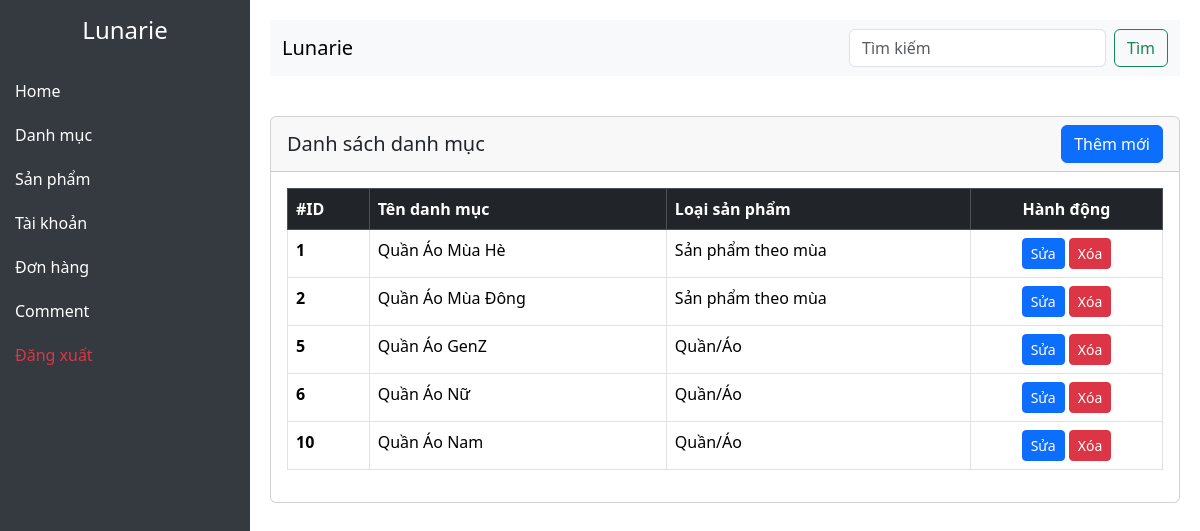
Screenshot of /admin/?ctl=listdm with the database file from the repository.
### tables this page shows
CREATE TABLE `categories` (
  `id` int NOT NULL,
  `cate_name` varchar(255) NOT NULL,
  `type` tinyint(1) NOT NULL,
  `soft_delete` tinyint(1) NOT NULL DEFAULT '0'
);

### common/function.php (called while the page is built, shortened)
<?php
function view($path_view, $data = [])
{
    extract($data);
    $path_view = str_replace(".", "/", $path_view);
    include_once ROOT_DIR . "views/$path_view.php";
}

### controllers/admin/AdminCategoryController.php (called while the page is built, shortened)
<?php
class AdminCategoryController
{
    public function index()
    {
        $categories = (new Category)->all();
        return view('admin.categories.list', compact('categories', 'message'));
    }
}

### admin/index.php (called while the page is built, shortened)
<?php
require_once __DIR__ . "/../common/function.php";
require_once __DIR__ . "/../models/BaseModel.php";
require_once __DIR__ . "/../models/Category.php";
require_once __DIR__ . "/../controllers/admin/AdminCategoryController.php";
$ctl = $_GET['ctl'] ?? "";
match ($ctl) {
    '' => view("admin.dashboard"),
    'listsp' => (new AdminProductController)->index(),
    'addsp' => (new AdminProductController)->create(),
    'storesp' => (new AdminProductController)->store(),
    'editsp' => (new AdminProductController)->edit(),
    'updatesp' => (new AdminProductController)->update(),
    'deletesp' => (new AdminProductController)->delete(),
    'listdm' => (new AdminCategoryController)->index(),
    'adddm' => (new AdminCategoryController)->add(),
    'storedm' => (new AdminCategoryController)->store(),
    'editdm' => (new AdminCategoryController)->edit(),
    'updatedm' => (new AdminCategoryController)->update(),
    'deletedm' => (new AdminCategoryController)->delete(),
    default => view('errors.404'),
    'listuser' =>(new AuthController)->index(),
    'updateuser' => (new AuthController)->updateActive(),
    'list-order' => (new OrderController)->index(),
    'detail-order'=>(new OrderController)->showOrder(),
    'logout' =>(new DashboardController)->logout(),
    'productcomment'=>(new CommentController)->index(),
    'comment-detail'=>(new CommentController)->list(),
    'active-comment'=>(new CommentController)->updateActive(),
};

### models/BaseModel.php (called while the page is built, shortened)
<?php
class BaseModel
{
    public function __construct()
    {
        try {
            $this->conn = new PDO("mysql:host=localhost; dbname=duan1.moi; charset=utf8; port=3306", "root", "");
        } catch (PDOException $e) {
            echo "Lỗi kết nối CSDL: " . $e->getMessage();
        }
    }
}

### models/Category.php (called while the page is built, shortened)
<?php
class Category extends BaseModel
{
    public function all()
    {
        $sql = "SELECT * FROM categories WHERE soft_delete=0";
        $stmt = $this->conn->prepare($sql);
        $stmt->execute();
        return $stmt->fetchAll(PDO::FETCH_ASSOC);
    }
}

### views/admin/categories/list.php (the view, shortened to what this page needs)
<?php include_once ROOT_DIR . "views/admin/header.php" ?>
<div class="content">
    <div class="card">
        <div class="card-header d-flex justify-content-between align-items-center">
            <h5 class="mb-0">Danh sách danh mục</h5>
            <a href="<?= ADMIN_URL . '?ctl=adddm' ?>" class="btn btn-primary">Thêm mới</a>
        </div>
        <div class="card-body">
            <table class="table table-bordered">
                <thead class="table-dark">
                    <tr>
                        <th scope="col">#ID</th>
                        <th scope="col">Tên danh mục</th>
                        <th scope="col">Loại sản phẩm</th>
                        <th scope="col" class="text-center">Hành động</th>
                    </tr>
                </thead>
                <tbody>
                    <?php foreach ($categories as $cate): ?>
                        <tr>
                            <th scope="row"><?= $cate['id'] ?></th>
                            <td><?= $cate['cate_name'] ?></td>
                            <td><?= $cate['type'] ? 'Quần/Áo' : 'Sản phẩm theo mùa' ?></td>
                            <td class="text-center">
                                <a href="<?= ADMIN_URL . '?ctl=editdm&id=' . $cate['id'] ?>" class="btn btn-primary btn-sm">Sửa</a>
                                <a href="<?= ADMIN_URL . '?ctl=deletedm&id=' . $cate['id'] ?>" class="btn btn-danger btn-sm" onclick="return confirm('Bạn có muốn xóa không?')">Xóa</a>
                            </td>
                        </tr>
                    <?php endforeach ?>
                </tbody>
            </table>
        </div>
    </div>
</div>
<?php include_once ROOT_DIR . "views/admin/footer.php" ?>

### views/admin/header.php (style rules this page uses)
body { min-height: 100vh; display: flex; flex-direction: column; }
.content { margin-left: 250px; padding: 20px; }

### rows the page displays
categories: id "1", cate_name "Quần Áo Mùa Hè", type "Sản phẩm theo mùa"
categories: id "2", cate_name "Quần Áo Mùa Đông", type "Sản phẩm theo mùa"
categories: id "5", cate_name "Quần Áo GenZ", type "Quần/Áo"
categories: id "6", cate_name "Quần Áo Nữ", type "Quần/Áo"
categories: id "10", cate_name "Quần Áo Nam", type "Quần/Áo"
